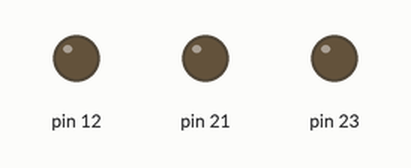
The sketch below on a simulated Arduino Mega 2560, built with avr-gcc and run on an emulated ATmega2560. Shown: output pins drawn as LEDs (lit = HIGH).

Above: at 0.2 s.
At 8.7 s:
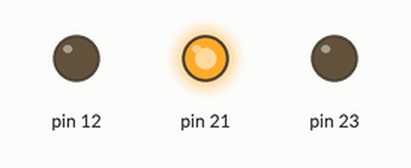
At 12.7 s:
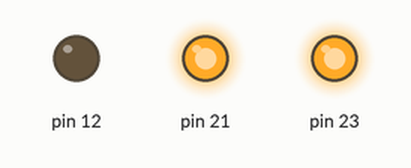
At 16.7 s:
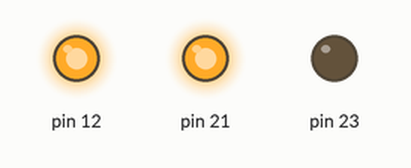
At 27.3 s:
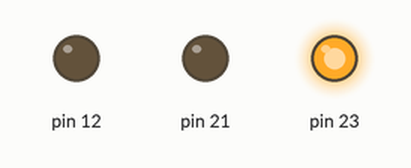
At 38.3 s:
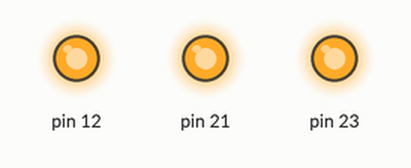
Timing chart, 0 to 40.0 s (numbered marks = the images above):
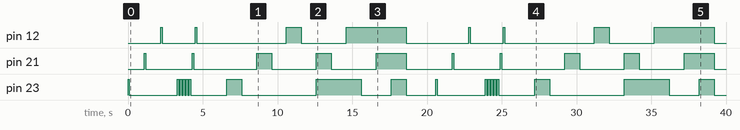

Measured:
- by itself, pin 12: LOW → HIGH at 2.2 s, → LOW 0.10 s later, → HIGH 2.2 s later, → LOW 0.10 s later, … (16 changes in this stretch)
- by itself, pin 21: LOW → HIGH at 1.1 s, → LOW 0.10 s later, → HIGH 3.1 s later, → LOW 0.10 s later, … (20 changes in this stretch)
- by itself, pin 23: LOW → HIGH at 0.00 s, → LOW 0.10 s later, → HIGH 3.2 s later, → LOW 0.10 s later, … (36 changes in this stretch)

The sketch:

led_art0.ino
```cpp
void setup() {
  // put your setup code here, to run once:
  pinMode(23, OUTPUT);
  pinMode(21, OUTPUT);
  pinMode(12, OUTPUT);
  Serial.begin(115200);
}

void loop() {
  // put your main code here, to run repeatedly:
  digitalWrite(23, 1);
  delay(100);
  digitalWrite(23, 0);
  delay(1000);
  digitalWrite(21, 1);
  delay(100);
  digitalWrite(21, 0);
  delay(1000);
  digitalWrite(12, 1);
  delay(100);
  digitalWrite(12, 0);
  delay(1000);
  for(int i = 0; i < 5; i++){
    digitalWrite(23, 1);
    delay(100);
    digitalWrite(23, 0);
    delay(100);
  }

  digitalWrite(21, 1);
  delay(100);
  digitalWrite(21, 0);
  delay(100);
  digitalWrite(12, 1);
  delay(100);
  digitalWrite(12, 0);
  delay(2000);

  digitalWrite(23, 1);
  delay(1000);
  digitalWrite(23, 0);
  delay(1000);
  digitalWrite(21, 1);
  delay(1000);
  digitalWrite(21, 0);
  delay(1000);
  digitalWrite(12, 1);
  delay(1000);
  digitalWrite(12, 0);
  delay(1000);

  digitalWrite(23, 1);
  digitalWrite(21, 1);
  delay(1000);
  digitalWrite(21, 0);
  delay(1000);
  digitalWrite(12, 1);
  delay(1000);
  digitalWrite(23, 0);
  delay(1000);
  digitalWrite(21, 1);
  delay(1000);
  digitalWrite(23, 1);
  delay(1000);
  digitalWrite(23, 0);
  digitalWrite(12, 0);
  digitalWrite(21, 0);
  delay(2000);
}
```
